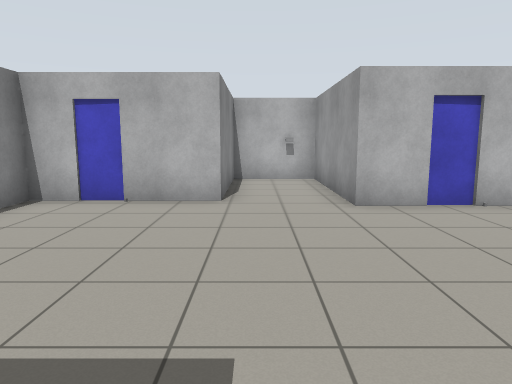
View 1 (above)

12 first-person views from a walk through a world built for the Gazebo simulator. The camera is 1.2 m above the floor, tilts 8° down and sees 70° across. The floor is counted in squares, 1 m on a side. Each view is taken from the middle of a square. On the plan, view 1 faces up. The plan holds only what a view shows up to about 14 squares ahead; the rest is blank.

View 2
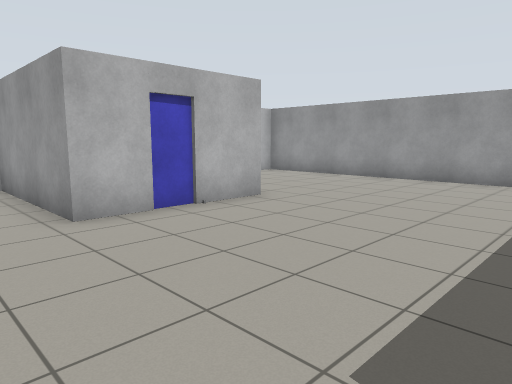

View 3
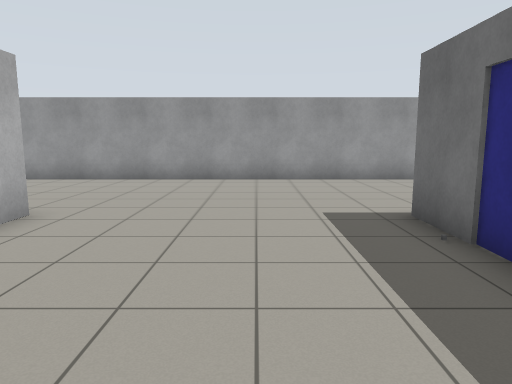

View 4
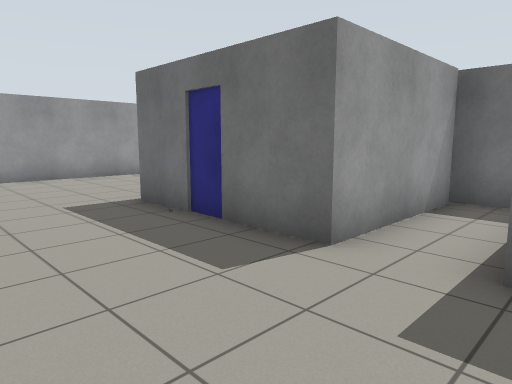

View 5
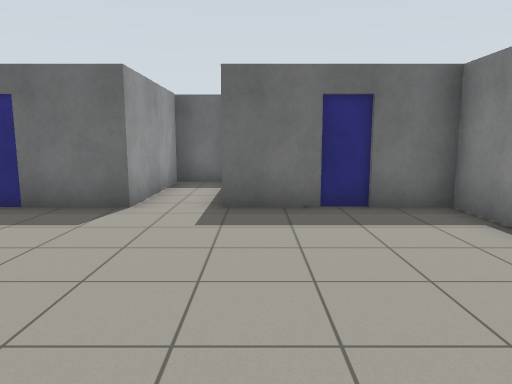

View 6
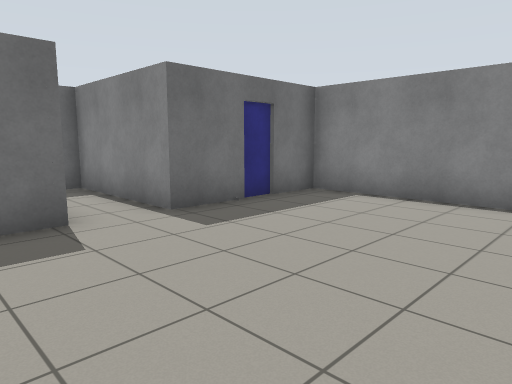

View 7
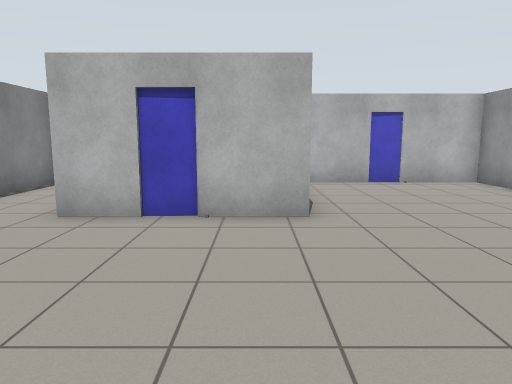

View 8
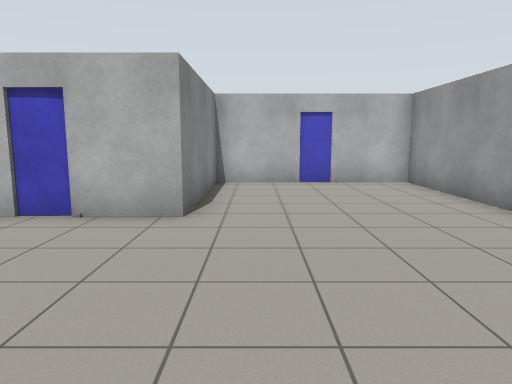

View 9
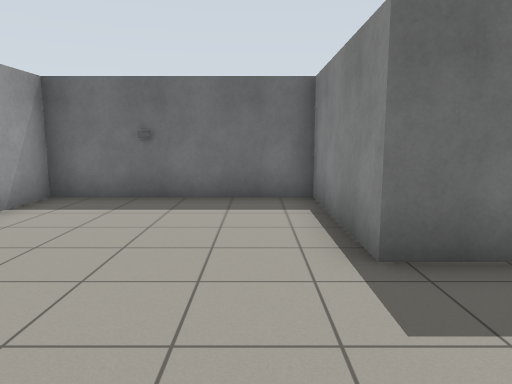

View 10
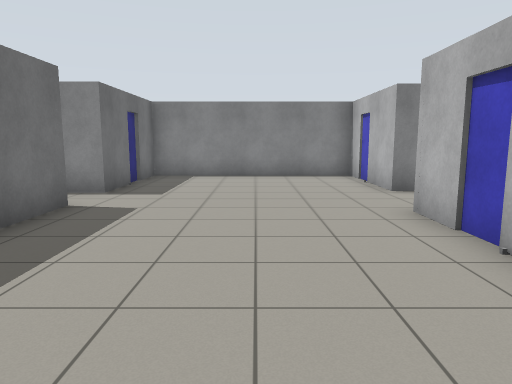

View 11
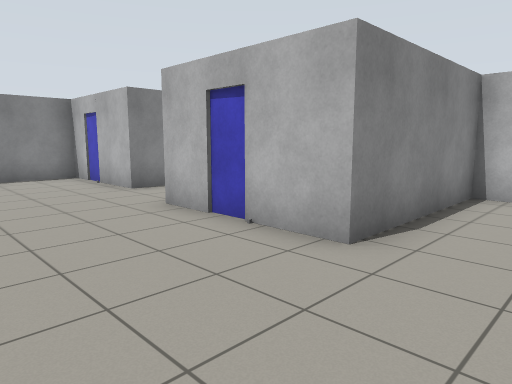

View 12
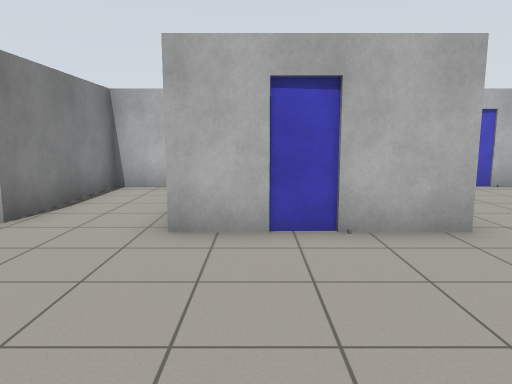

### Floor plan
Points are (right, up) in squares from view 1. A wall is a line through its corners. A room is listed if a view was taken in it or the views show most of it. See-through windows are left out.
Room 1 (views 1, 2, 3, 4, 5, 6, 7, 8, 9, 10, 11, 12)
walls: (3.2, 6.7) (1.8, 6.7) (1.8, 11.5) (-0.7, 11.5) (-0.7, 7.3) (-4.6, 7.3) (-4.6, 0.5) (-3.4, 0.5); (-2.3, 0.5) (-0.4, 0.5) (-0.4, -3.7) (1.3, -3.7) (1.3, 0.5) (5.8, 0.5) (5.8, -3.7) (11.4, -3.7) (11.4, 11.5) (5.8, 11.5) (5.8, 6.7) (4.4, 6.7)
ways out: open door at (-3, 7); open door at (-2, 0); open door at (3, 7); open door at (3.5, 0); open door at (9, 12)
objects: door leaf (-3, 0); door leaf (4, 7)

Positions as (right, up) in squares from view 1, and headings:
1: (0, 0), facing up
2: (0, 1), facing up-right
3: (0, 3), facing right
4: (-1, 4), facing down-right
5: (-1, 7), facing down
6: (3, 6), facing down-left
7: (5, 1), facing up
8: (7, 1), facing up
9: (7, 4), facing down
10: (8, 4), facing left
11: (8, 3), facing up-left
12: (3, 2), facing up
